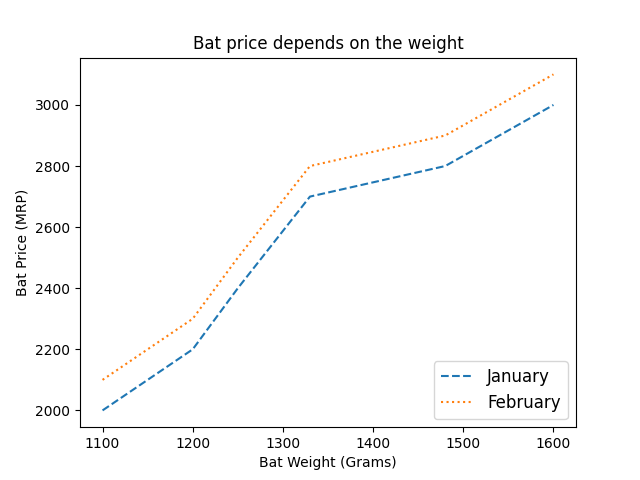

Recreate this plot in Python.
import matplotlib.pyplot as plt
import pandas as pd

data = {
    'cricket_bat': ['SG', 'BDM', 'SS', 'GM', 'Kookaburra', 'Spartan'],
    'mrp_jan': [2000, 2200, 2400, 2700, 2800, 3000],
    'mrp_feb': [2100, 2300, 2500, 2800, 2900, 3100],
    'weight_grams': [1100, 1200, 1250, 1330, 1480, 1600]
}

df = pd.DataFrame(data)

fig = plt.figure()

ax = plt.subplot()
ax.plot(df['weight_grams'], df['mrp_jan'], '--', label='January')
ax.plot(df['weight_grams'], df['mrp_feb'], ':', label='February')

legend = ax.legend(loc='lower right', fontsize='large')
legend.get_frame().set_facecolor('none')

plt.xlabel('Bat Weight (Grams)')
plt.ylabel('Bat Price (MRP)')
plt.title('Bat price depends on the weight')
plt.show()
